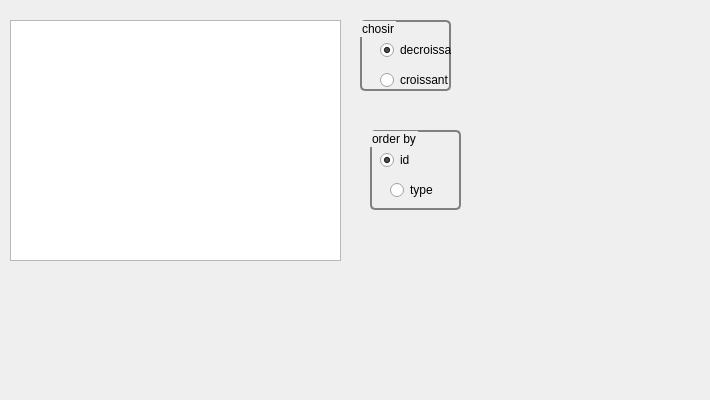
     <widget class="QWidget" name="tab_11">
      <attribute name="title">
       <string>trier conge</string>
      </attribute>
      <widget class="QGroupBox" name="groupBox_4">
       <property name="geometry">
        <rect>
         <x>360</x>
         <y>20</y>
         <width>91</width>
         <height>71</height>
        </rect>
       </property>
       <property name="styleSheet">
        <string notr="true">QGroupBox {
    background-color: qlineargradient(x1: 0, y1: 0, x2: 0, y2: 1,
                                      stop: 0 #E0E0E0, stop: 1 #FFFFFF);
    border: 2px solid gray;
    border-radius: 5px;
    margin-top: 1ex; /* leave space at the top for the title */
}</string>
       </property>
       <property name="title">
        <string>chosir</string>
       </property>
       <widget class="QRadioButton" name="radioButton_23">
        <property name="geometry">
         <rect>
          <x>20</x>
          <y>20</y>
          <width>95</width>
          <height>20</height>
         </rect>
        </property>
        <property name="styleSheet">
         <string notr="true"/>
        </property>
        <property name="text">
         <string>decroissant</string>
        </property>
        <property name="checked">
         <bool>true</bool>
        </property>
       </widget>
       <widget class="QRadioButton" name="radioButton_24">
        <property name="geometry">
         <rect>
          <x>20</x>
          <y>50</y>
          <width>95</width>
          <height>20</height>
         </rect>
        </property>
        <property name="text">
         <string>croissant</string>
        </property>
       </widget>
       <zorder>radioButton_24</zorder>
       <zorder>radioButton_23</zorder>
      </widget>
      <widget class="QGroupBox" name="groupBox_3">
       <property name="geometry">
        <rect>
         <x>370</x>
         <y>130</y>
         <width>91</width>
         <height>80</height>
        </rect>
       </property>
       <property name="styleSheet">
        <string notr="true">QGroupBox {
    background-color: qlineargradient(x1: 0, y1: 0, x2: 0, y2: 1,
                                      stop: 0 #E0E0E0, stop: 1 #FFFFFF);
    border: 2px solid gray;
    border-radius: 5px;
    margin-top: 1ex; /* leave space at the top for the title */
}</string>
       </property>
       <property name="title">
        <string>order by</string>
       </property>
       <widget class="QRadioButton" name="radioButton_21">
        <property name="geometry">
         <rect>
          <x>10</x>
          <y>20</y>
          <width>95</width>
          <height>20</height>
         </rect>
        </property>
        <property name="text">
         <string>id</string>
        </property>
        <property name="checked">
         <bool>true</bool>
        </property>
       </widget>
       <widget class="QRadioButton" name="radioButton_22">
        <property name="geometry">
         <rect>
          <x>20</x>
          <y>50</y>
          <width>95</width>
          <height>20</height>
         </rect>
        </property>
        <property name="styleSheet">
         <string notr="true">QGroupBox {
    background-color: qlineargradient(x1: 0, y1: 0, x2: 0, y2: 1,
                                      stop: 0 #E0E0E0, stop: 1 #FFFFFF);
    border: 2px solid gray;
    border-radius: 5px;
    margin-top: 1ex; /* leave space at the top for the title */
}</string>
        </property>
        <property name="text">
         <string>type</string>
        </property>
       </widget>
      </widget>
      <widget class="QTableView" name="tabemp_5">
       <property name="geometry">
        <rect>
         <x>10</x>
         <y>20</y>
         <width>331</width>
         <height>241</height>
        </rect>
       </property>
       <property name="font">
        <font>
         <pointsize>11</pointsize>
        </font>
       </property>
       <property name="styleSheet">
        <string notr="true"/>
       </property>
      </widget>
      <widget class="QLabel" name="label_5">
       <property name="geometry">
        <rect>
         <x>-44</x>
         <y>0</y>
         <width>551</width>
         <height>271</height>
        </rect>
       </property>
       <property name="styleSheet">
        <string notr="true">background-image: url(:/bg.jpg);</string>
       </property>
       <property name="text">
        <string/>
       </property>
       <property name="pixmap">
        <pixmap>../60342173_2276972439287605_1529191567795945472_n.jpg</pixmap>
       </property>
      </widget>
      <widget class="QLabel" name="label_38">
       <property name="geometry">
        <rect>
         <x>0</x>
         <y>0</y>
         <width>701</width>
         <height>391</height>
        </rect>
       </property>
       <property name="text">
        <string/>
       </property>
       <property name="pixmap">
        <pixmap>../../Downloads/back.png</pixmap>
       </property>
      </widget>
      <zorder>label_38</zorder>
      <zorder>label_5</zorder>
      <zorder>groupBox_4</zorder>
      <zorder>groupBox_3</zorder>
      <zorder>tabemp_5</zorder>
     </widget>
